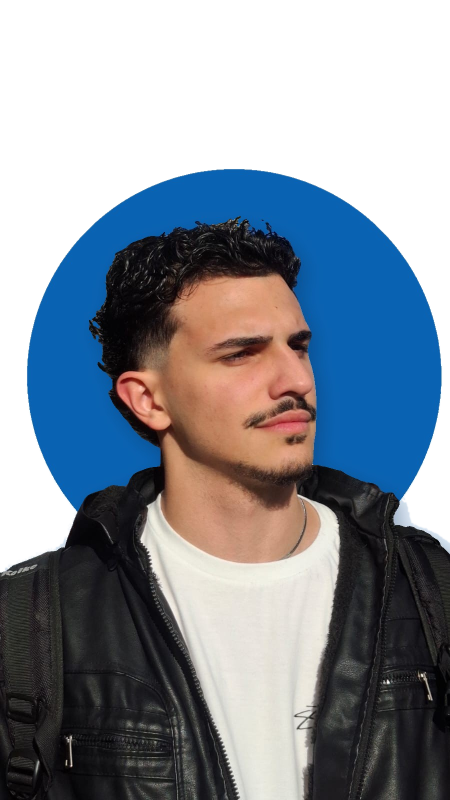
#> input picture elementos/senerine/leo-cut.png, 900 x 1600 px, found by its file name (shown at 1/2 size)
$ python recorte-leo.py
#> lines starting #> are read from the running program, lines starting #| are printed output that depends on the picture; after the words box and inside, x2 and y2 are one past the last pixel; in counts of white or black regions, pixels touching at a corner belong together
"""Recorta a foto do Leonardo (elementos/senerine/leo-cut.png, fundo branco com círculo azul) e gera a versão
preto e branco de alto contraste com grão, sem fundo: elementos/senerine/leo-pb.png (e o olho em leo-olho.png).
Rodar da raiz do repositório: python3 modelos/recorte-leo.py"""
import numpy as np, scipy.ndimage as nd
from PIL import Image, ImageOps

im = Image.open('elementos/senerine/leo-cut.png').convert('RGB')
a = np.asarray(im).astype(int)
r, g, b = a[..., 0], a[..., 1], a[..., 2]
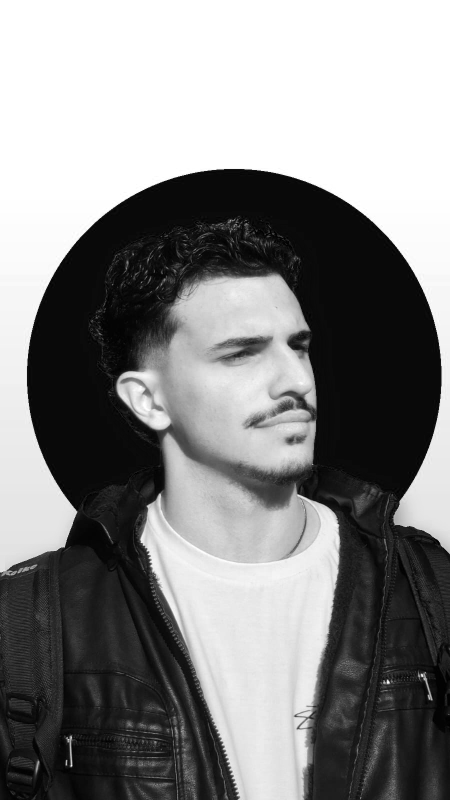
#> r: shape (1600, 900) int64 (shown at 1/2 size); min 0, max 255, mean 133.5
cand = ((r > 200) & (g > 205) & (b > 205) & (abs(r - b) < 45)) | ((b > 120) & (b - r > 70))
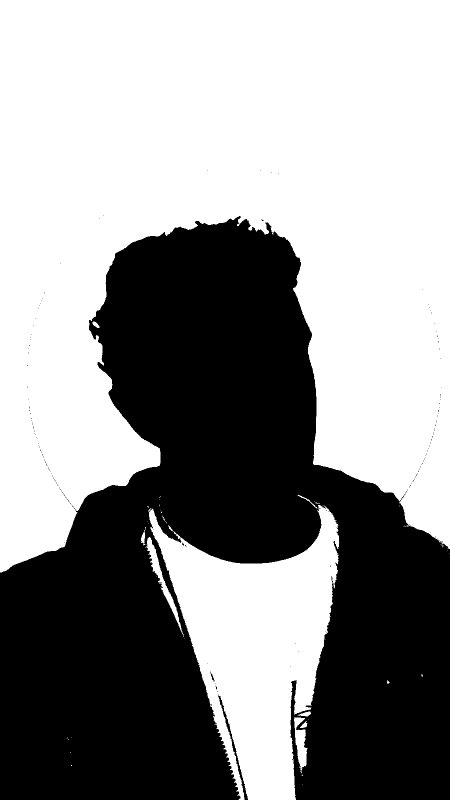
#> cand: shape (1600, 900) bool (shown at 1/2 size); 57.3% white; 172 black regions (169 under 20 px), largest, box (x1, y1, x2, y2) and area: (0, 432, 900, 1600) 613278, (436, 1389, 496, 1600) 963, (420, 1343, 429, 1363) 48
lab, n = nd.label(cand)
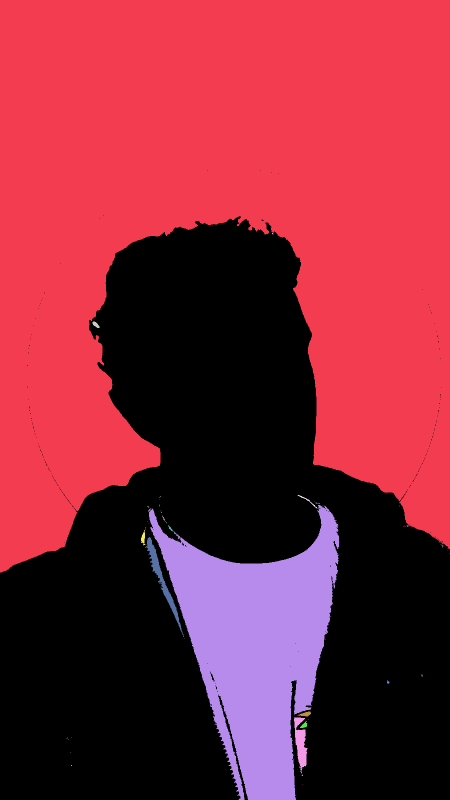
#> lab: shape (1600, 900) int32 (shown at 1/2 size); 86 distinct labels, from 0 to 85; one colour per label, 0 black
#> n = 85
edge = set(lab[0, :]) | set(lab[:1150, 0]) | set(lab[:1150, -1])
#> edge = 3 items
edge.discard(0)
fg = nd.binary_fill_holes(~nd.binary_opening(np.isin(lab, list(edge)), iterations=1))
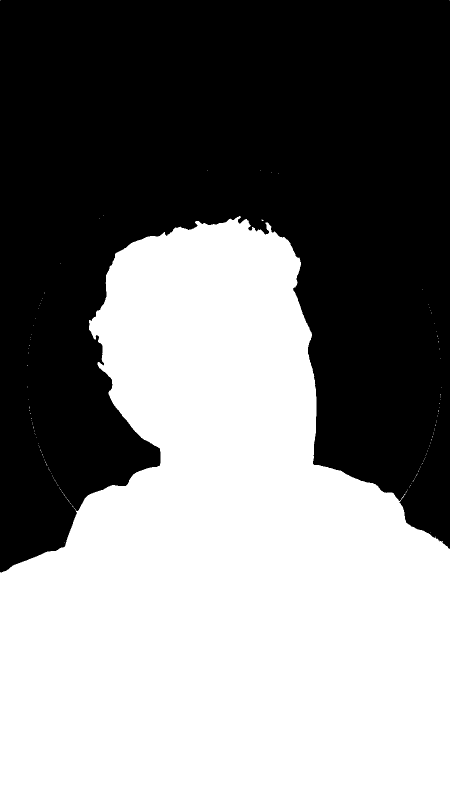
#> fg: shape (1600, 900) bool (shown at 1/2 size); 50.8% white; 1 black region, box (x1, y1, x2, y2) and area: (0, 0, 900, 1145) 708285
lab2, n2 = nd.label(fg)
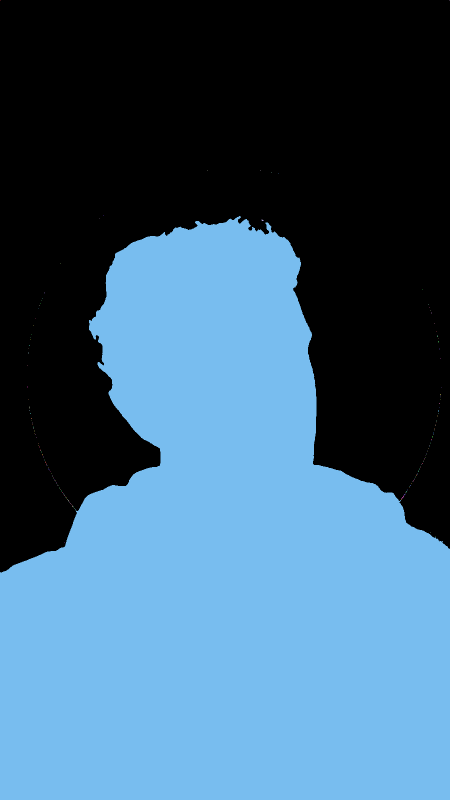
#> lab2: shape (1600, 900) int32 (shown at 1/2 size); 200 distinct labels, from 0 to 199; one colour per label, 0 black
#> n2 = 199
fg = lab2 == (np.argmax(nd.sum(fg, lab2, range(1, n2 + 1))) + 1)
#> fg: shape (1600, 900) bool; 50.8% white; 1 black region, box (x1, y1, x2, y2) and area: (0, 0, 900, 1145) 708555
alpha = np.clip((nd.gaussian_filter(fg.astype(float), 1.0) - .5) * 2.2 + .5, 0, 1)
gray = np.asarray(ImageOps.grayscale(im)).astype(float)
gray = np.clip((gray - 128) * 1.35 + 122, 0, 255)
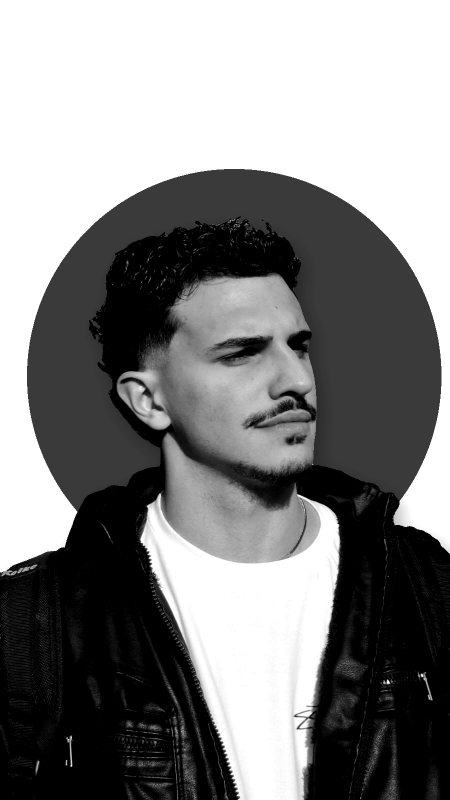
#> gray: shape (1600, 900) float64 (shown at 1/2 size); min 0, max 255, mean 132.1
gray = np.clip(gray + np.random.default_rng(1).normal(0, 9, gray.shape), 0, 255)
Image.fromarray(np.dstack([gray, gray, gray, alpha * 255]).astype('uint8')).save('elementos/senerine/leo-pb.png')
Image.fromarray(gray.astype('uint8')).crop((400, 615, 670, 765)).save('elementos/senerine/leo-olho.png')
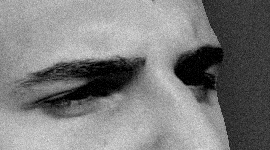
#> saved as leo-olho.png: PIL image 270x150 L; min 0, max 230, mean 124.8
